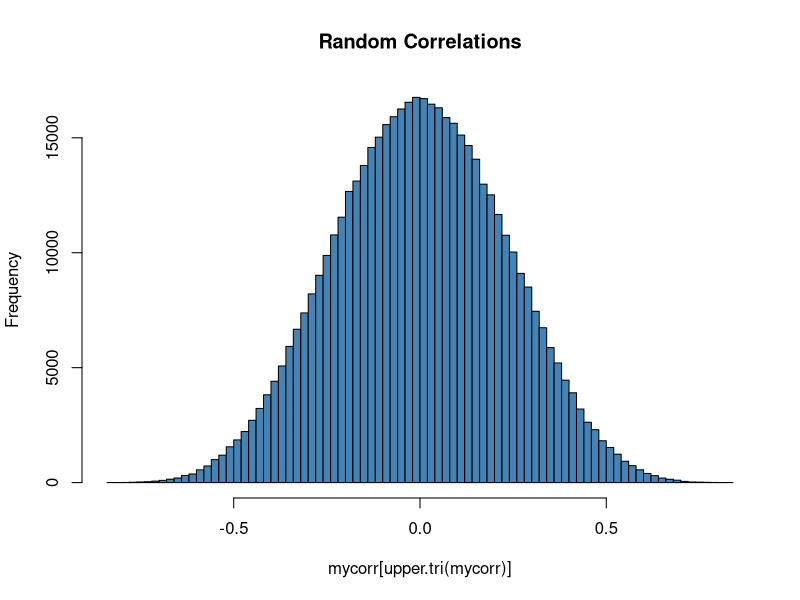
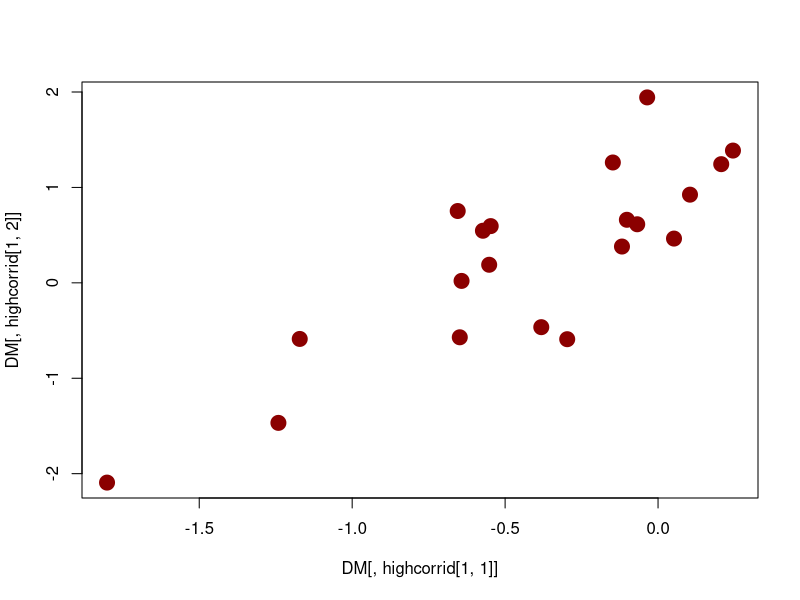

These charts were generated, in order, by the following R code:
## ---- chunk 1
knitr::opts_chunk$set(echo = TRUE)
knitr::opts_chunk$set(
  fig.path = "figs/falsepos"
)
## ---- chunk 2
## Random expression data matrix

DM <- matrix(rnorm(20000), nrow = 20)
dim(DM)

## ---- chunk 3
mycorr <- cor(DM)
dim(mycorr)
## ---- chunk 4
hist(mycorr[upper.tri(mycorr)], 
     col = "steelblue", 
     breaks = 100,
     main = "Random Correlations")


## ---- chunk 5
highcorrid <- which(mycorr > 0.8 & mycorr != 1, arr.ind = TRUE)
highcorrid
## ---- chunk 6
plot(DM[,highcorrid[1,1]],DM[,highcorrid[1,2]], col = "darkred", pch = 19, cex = 2)
